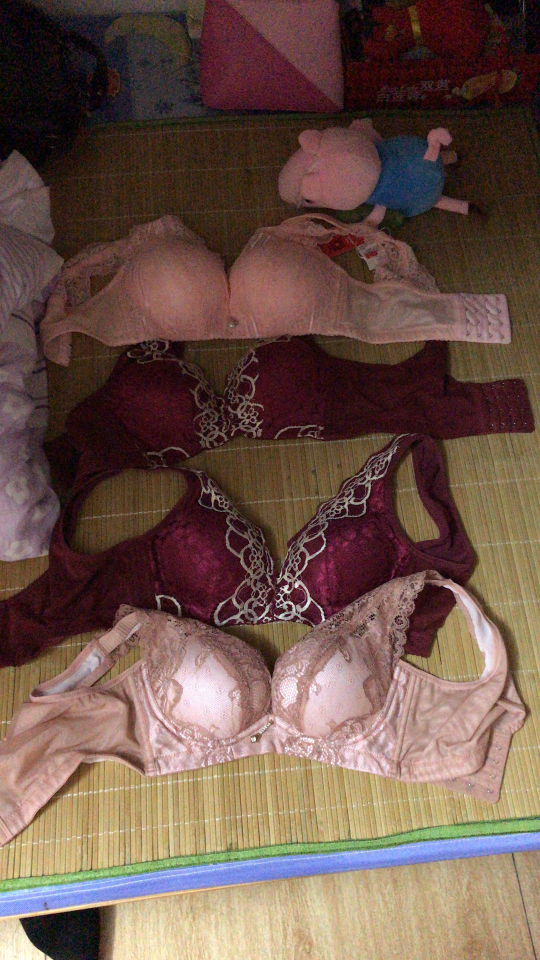
#> input picture mc/bra.jpg, 1080 x 1920 px, given in place of messi5.jpg, which was not available (shown at 1/2 size)
$ python cv11.py
#> lines starting #> are read from the running program, lines starting #| are printed output that depends on the picture; pictures that were not available may be replaced by others from this repository, and a replacement may not be noted
import cv2
import numpy as np

img = cv2.imread('messi5.jpg',0)
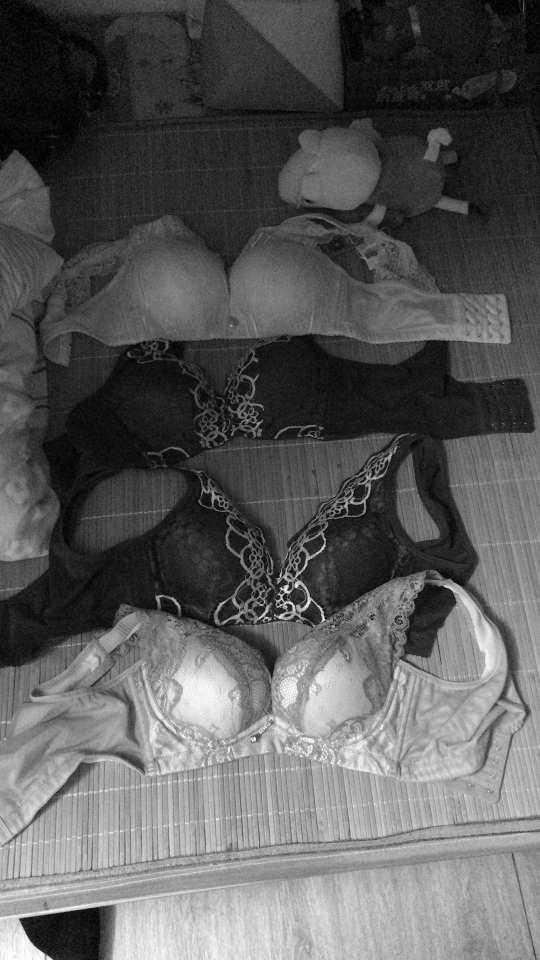
#> img: shape (1920, 1080) (shown at 1/2 size); min 0, max 255, mean 90.9
rows,cols = img.shape
#> rows = 1920; cols = 1080

M = np.float32([[1,0,100],[0,1,50]])
dst = cv2.warpAffine(img,M,(cols,rows))
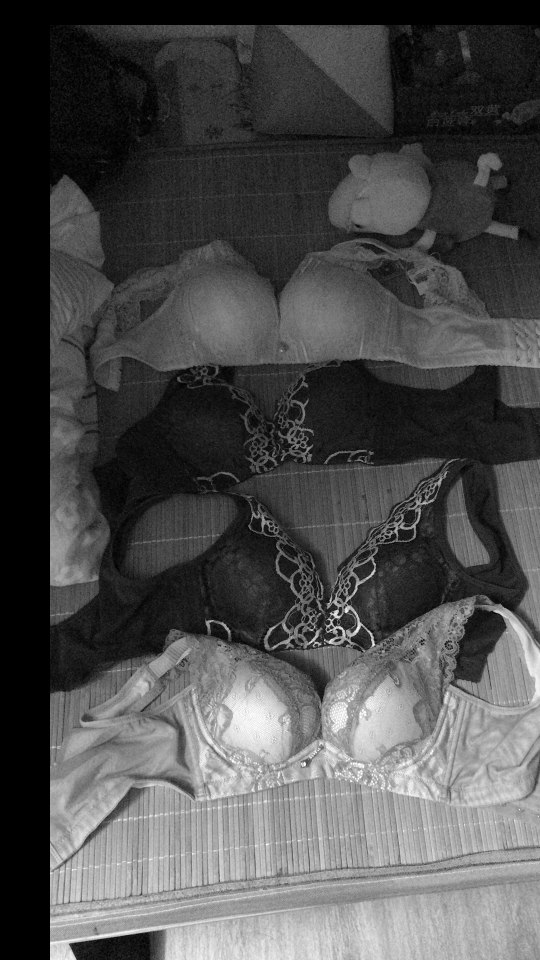
#> dst: shape (1920, 1080) (shown at 1/2 size); min 0, max 255, mean 77.5

cv2.imshow('img',dst)
cv2.waitKey(0)
cv2.destroyAllWindows()

img = cv2.imread('messi5.jpg',0)
rows,cols = img.shape

M = cv2.getRotationMatrix2D((cols/2,rows/2),90,1)
dst = cv2.warpAffine(img,M,(cols,rows))
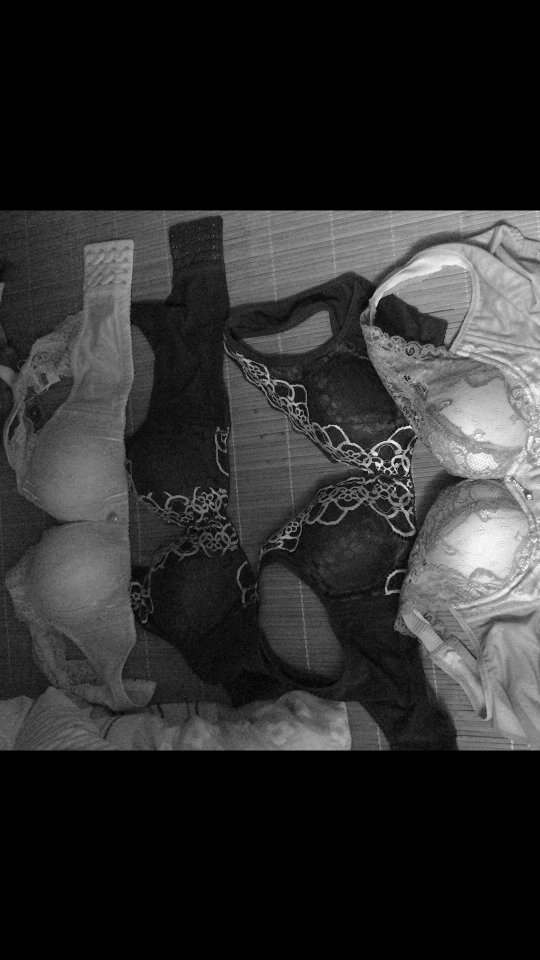
#> dst: shape (1920, 1080) (shown at 1/2 size); min 0, max 255, mean 45.8

img = cv2.imread('drawing.png')
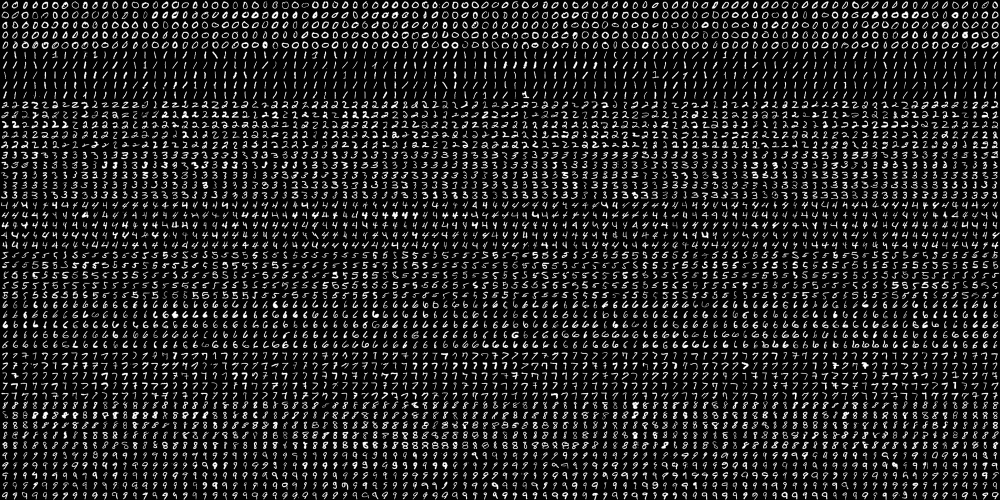
#> input picture mc/digits.png, 2000 x 1000 px, given in place of drawing.png, which was not available (shown at 1/2 size)
#> img is the input picture: shape (1000, 2000, 3); min 0, max 255, mean 33.8
rows,cols,ch = img.shape
#> rows = 1000; cols = 2000; ch = 3

pts1 = np.float32([[50,50],[200,50],[50,200]])
pts2 = np.float32([[10,100],[200,50],[100,250]])

M = cv2.getAffineTransform(pts1,pts2)

dst = cv2.warpAffine(img,M,(cols,rows))
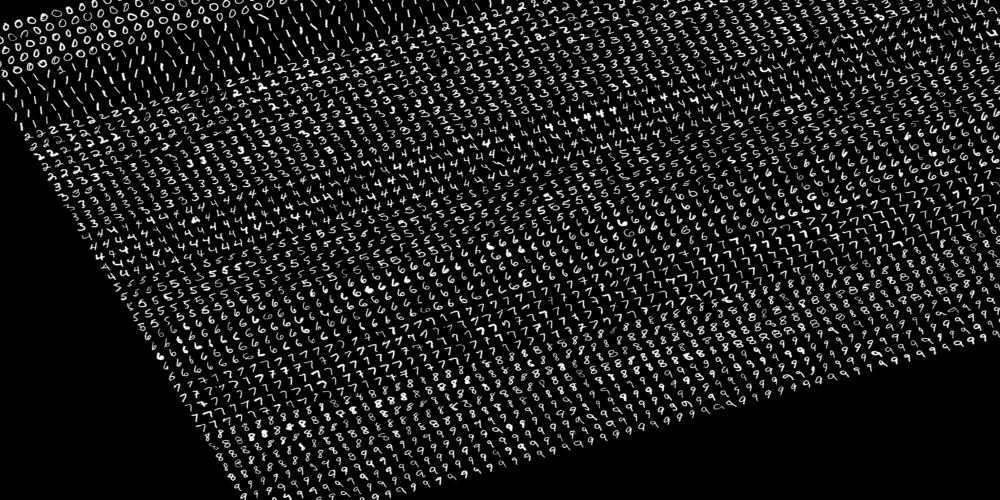
#> dst: shape (1000, 2000, 3) (shown at 1/2 size); min 0, max 255, mean 26.9

#> (the run stopped early here; a loop or call above may not have finished)
